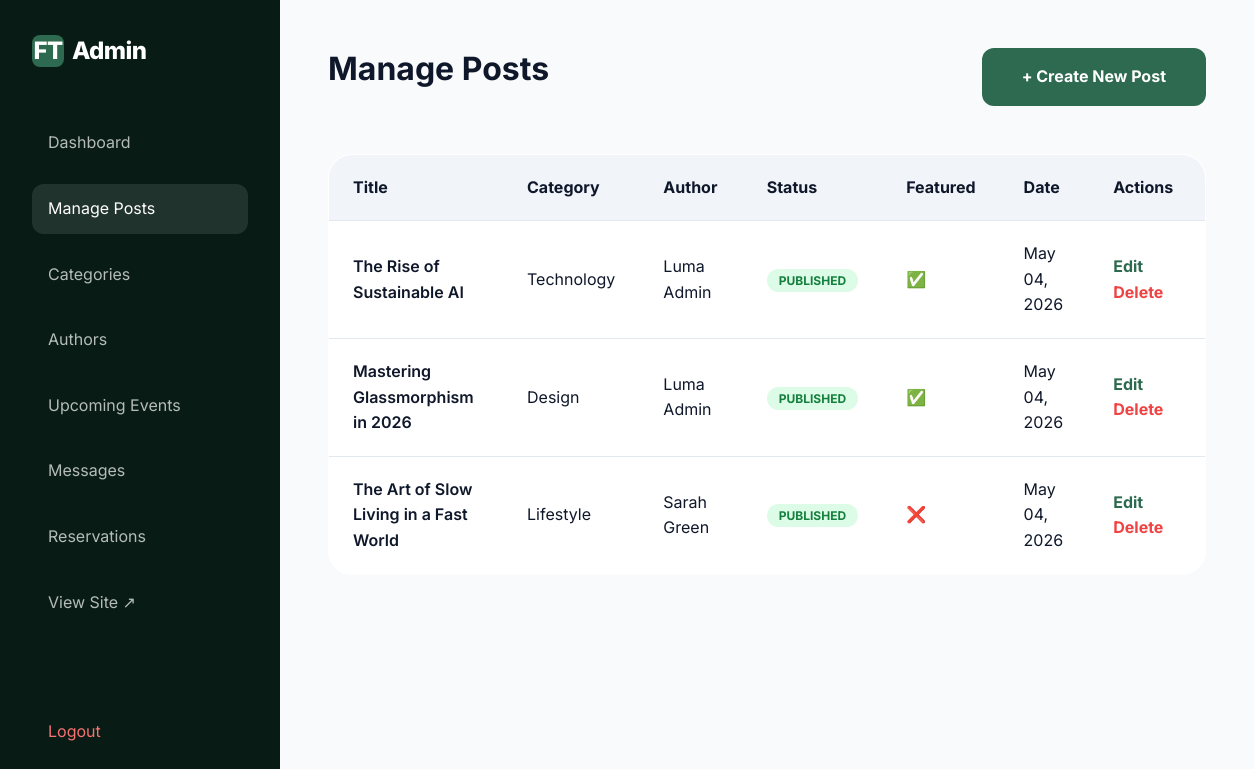
The page /admin/posts.php (signed in) on the database its author committed.
### tables this page shows
CREATE TABLE IF NOT EXISTS posts (
    id INT AUTO_INCREMENT PRIMARY KEY,
    category_id INT,
    author_id INT,
    title VARCHAR(255) NOT NULL,
    slug VARCHAR(255) NOT NULL UNIQUE,
    content TEXT NOT NULL,
    excerpt TEXT,
    featured_image VARCHAR(255),
    status ENUM('draft', 'published') DEFAULT 'draft',
    featured BOOLEAN DEFAULT FALSE,
    created_at TIMESTAMP DEFAULT CURRENT_TIMESTAMP,
    updated_at TIMESTAMP DEFAULT CURRENT_TIMESTAMP ON UPDATE CURRENT_TIMESTAMP,
    FOREIGN KEY (category_id) REFERENCES categories(id) ON DELETE SET NULL,
    FOREIGN KEY (author_id) REFERENCES authors(id) ON DELETE SET NULL
);

CREATE TABLE IF NOT EXISTS categories (
    id INT AUTO_INCREMENT PRIMARY KEY,
    name VARCHAR(255) NOT NULL,
    slug VARCHAR(255) NOT NULL UNIQUE,
    description TEXT,
    image VARCHAR(255),
    created_at TIMESTAMP DEFAULT CURRENT_TIMESTAMP
);

CREATE TABLE IF NOT EXISTS authors (
    id INT AUTO_INCREMENT PRIMARY KEY,
    name VARCHAR(255) NOT NULL,
    bio TEXT,
    image VARCHAR(255),
    created_at TIMESTAMP DEFAULT CURRENT_TIMESTAMP
);

### functions.php (called while the page is built, shortened)
<?php
require_once 'config.php';
function format_date($date) {
    return date('M d, Y', strtotime($date));
}
function e($text) {
    return htmlspecialchars($text ?? '', ENT_QUOTES, 'UTF-8');
}
function get_all_posts_admin() {
    global $pdo;
    $stmt = $pdo->query("SELECT p.*, c.name as category_name, a.name as author_name
                         FROM posts p
                         LEFT JOIN categories c ON p.category_id = c.id
                         LEFT JOIN authors a ON p.author_id = a.id
                         ORDER BY p.created_at DESC");
    return $stmt->fetchAll();
}

### admin/posts.php (the view, shortened to what this page needs)
<?php
require_once '../functions.php';
$posts = get_all_posts_admin();
?>
<!DOCTYPE html>
<html lang="en">
<head>
    <link rel="stylesheet" href="../assets/css/style.css">
</head>
<body>
    <aside class="admin-sidebar">
        <div class="logo">
            <div class="logo-icon">FT</div>
            <span>Admin</span>
        </div>
        <ul class="sidebar-nav">
            <li><a href="index.php">Dashboard</a></li>
            <li><a href="posts.php" class="active">Manage Posts</a></li>
            <li><a href="categories.php">Categories</a></li>
            <li><a href="authors.php">Authors</a></li>
            <li><a href="events.php">Upcoming Events</a></li>
            <li><a href="messages.php">Messages</a></li>
            <li><a href="reservations.php">Reservations</a></li>
            <li><a href="../index.php" target="_blank">View Site ↗</a></li>
            <li style="margin-top: 5rem;"><a href="logout.php" style="color: #f87171;">Logout</a></li>
        </ul>
    </aside>
    <main class="admin-main">
        <div style="display: flex; justify-content: space-between; align-items: center; margin-bottom: 3rem;">
            <h1>Manage Posts</h1>
            <a href="post_add.php" class="btn-primary">+ Create New Post</a>
        </div>
        <table class="admin-table">
            <thead>
                <tr>
                    <th>Title</th>
                    <th>Category</th>
                    <th>Author</th>
                    <th>Status</th>
                    <th>Featured</th>
                    <th>Date</th>
                    <th>Actions</th>
                </tr>
            </thead>
            <tbody>
                <?php foreach ($posts as $post): ?>
                <tr>
                    <td style="font-weight: 600;"><?php echo e($post['title']); ?></td>
                    <td><?php echo e($post['category_name']); ?></td>
                    <td><?php echo e($post['author_name']); ?></td>
                    <td><span class="status-pill status-<?php echo $post['status']; ?>"><?php echo $post['status']; ?></span></td>
                    <td><?php echo $post['featured'] ? '✅' : '❌'; ?></td>
                    <td><?php echo format_date($post['created_at']); ?></td>
                    <td>
                        <a href="post_edit.php?id=<?php echo $post['id']; ?>" class="btn-action" style="color: var(--primary-700);">Edit</a>
                        <a href="javascript:void(0)"
                           class="btn-action"
                           style="color: #ef4444;"
                           onclick="showDeleteModal('posts.php?delete=<?php echo $post['id']; ?>', '<?php echo e(addslashes($post['title'])); ?>')">Delete</a>
                    </td>
                </tr>
                <?php endforeach; ?>
            </tbody>
        </table>
    </main>
</body>
</html>

### assets/css/style.css (style rules this page uses)
:root { --primary-900: #081c15; --primary-800: #1b4332; --primary-700: #2d6a4f; --primary-600: #40916c; --primary-500: #52b788; --primary-400: #74c69d; --primary-300: #95d5b2; --primary-200: #b7e4c7; --primary-100: #d8f3dc; --bg-light: #f8fafc; --bg-white: #ffffff; --text-dark: #0f172a; --text-muted: #64748b; --border: #e2e8f0; --shadow-sm: 0 1px 2px 0 rgb(0 0 0 / 0.05); --shadow-md: 0 4px 6px -1px rgb(0 0 0 / 0.1), 0 2px 4px -2px rgb(0 0 0 / 0.1); --shadow-lg: 0 10px 15px -3px rgb(0 0 0 / 0.1), 0 4px 6px -4px rgb(0 0 0 / 0.1); --glass: rgba(255, 255, 255, 0.8); --transition: all 0.3s cubic-bezier(0.4, 0, 0.2, 1); }
* { margin: 0; padding: 0; box-sizing: border-box; }
body { font-family: 'Inter', sans-serif; background-color: var(--bg-light); color: var(--text-dark); line-height: 1.6; overflow-x: hidden; }
a { text-decoration: none; color: inherit; transition: var(--transition); }
ul { list-style: none; }
h1, h2, h3, h4, h5, h6 { font-weight: 700; line-height: 1.2; margin-bottom: 1rem; }
.logo { font-size: 1.5rem; font-weight: 800; letter-spacing: -0.025em; display: flex; align-items: center; gap: 0.5rem; }
.logo-icon { width: 32px; height: 32px; background: var(--primary-700); border-radius: 8px; display: flex; align-items: center; justify-content: center; color: white; }
.btn-primary { background: var(--primary-700); color: white; padding: 1rem 2.5rem; border: none; border-radius: 0.75rem; font-weight: 700; cursor: pointer; transition: var(--transition); display: inline-block; }

### admin/posts.php (style rules this page uses)
:root { --sidebar-width: 280px; }
body { display: flex; background: #f8fafc; }
.admin-sidebar { width: var(--sidebar-width); height: 100vh; background: var(--primary-900); color: white; position: fixed; padding: 2rem; }
.admin-main { margin-left: var(--sidebar-width); flex: 1; padding: 3rem; }
.sidebar-nav { margin-top: 3rem; list-style: none; }
.sidebar-nav li { margin-bottom: 1rem; }
.sidebar-nav a { color: rgba(255,255,255,0.7); text-decoration: none; display: block; padding: 0.75rem 1rem; border-radius: 0.75rem; }
.sidebar-nav a:hover, .sidebar-nav a.active { background: rgba(255,255,255,0.1); color: white; }
.admin-table { width: 100%; background: white; border-radius: 1.5rem; border: 1px solid var(--border); border-collapse: collapse; overflow: hidden; margin-top: 2rem; }
.admin-table th, .admin-table td { padding: 1.25rem 1.5rem; text-align: left; border-bottom: 1px solid var(--border); }
.admin-table th { background: #f1f5f9; }
.status-pill { padding: 0.25rem 0.75rem; border-radius: 1rem; font-size: 0.75rem; font-weight: 700; text-transform: uppercase; }
.status-published { background: #dcfce7; color: #15803d; }
.btn-action { text-decoration: none; font-weight: 700; margin-right: 1rem; }

### rows shown on the page
posts: title "The Rise of Sustainable AI", category.name "Technology", author.name "Luma Admin", status "PUBLISHED", created_at "May 04, 2026"
posts: title "Mastering Glassmorphism in 2026", category.name "Design", author.name "Luma Admin", status "PUBLISHED", created_at "May 04, 2026"
posts: title "The Art of Slow Living in a Fast World", category.name "Lifestyle", author.name "Sarah Green", status "PUBLISHED", created_at "May 04, 2026"
